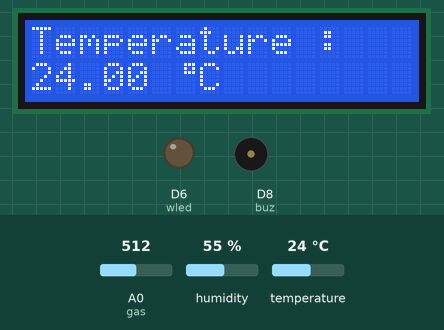
Bench run of a sketch on a simulated ESP8266 (NodeMCU). Parts: 16×2 character LCD, output pins drawn as LEDs (lit = HIGH), buzzer (waves = sounding, pin HIGH). The inputs (shaded band) are chosen by the test bench; at power-on: humidity 55 %, A0 (gas) = 512, temperature 24 °C. WiFi joins after 1.5 s; servers stay silent unless stated; what the sketch prints to the serial monitor is not drawn.

Above: at 5.0 s.
5.1 s: humidity set to 22 %
At 17.3 s:
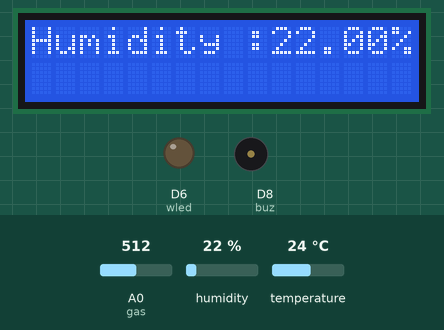
17.6 s: A0 (gas) set to 589
At 29.6 s:
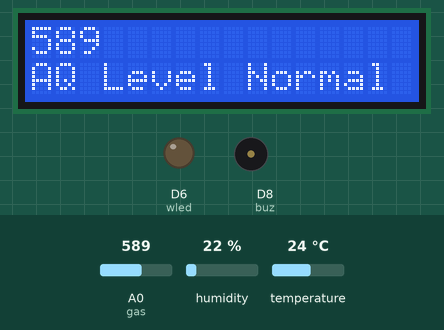
30.1 s: A0 (gas) set to 612
At 39.4 s:
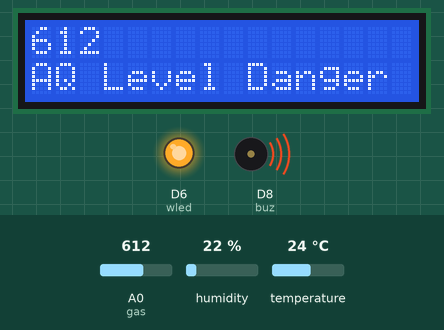
42.6 s: temperature set to 12 °C
At 52.6 s:
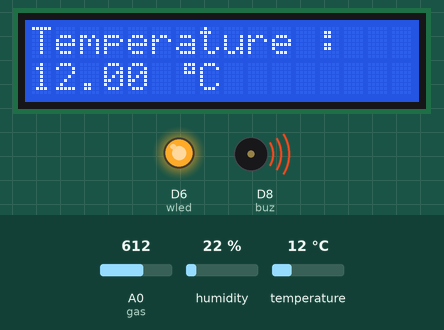
55.1 s: A0 (gas) set to 240
67.6 s: humidity set to 40 %
At 75.5 s:
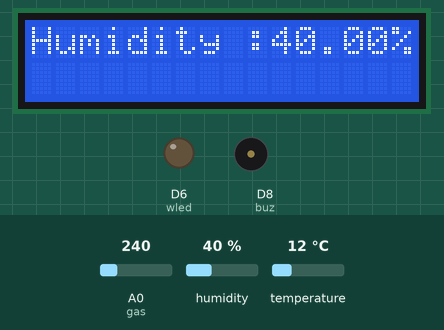
Timing chart, 0 to 77.0 s (numbered marks = the images above; inputs shaded):
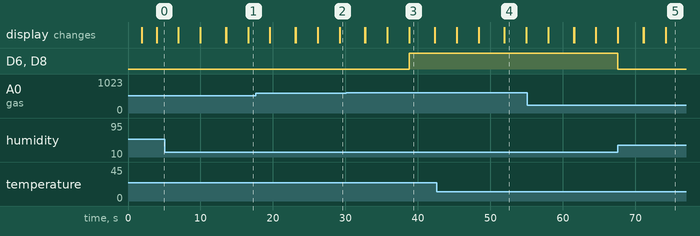

The sketch:

AirQualitySystem.ino
```cpp
#define BLYNK_TEMPLATE_ID "TMPLrOrPkVV1"
#define BLYNK_DEVICE_NAME "Air Quality Monitoring"
#define BLYNK_PRINT Serial

#include <LiquidCrystal_I2C.h>
#include <ESP8266WiFi.h>
#include <BlynkSimpleEsp8266.h>
#include "DHT.h"

LiquidCrystal_I2C lcd(0x3F, 16, 2);

  byte degree_symbol[8] = {
  0b00111,
  0b00101,
  0b00111,
  0b00000,
  0b00000,
  0b00000,
  0b00000,
  0b00000
  };

#define BLYNK_AUTH_TOKEN "EHKVga-Gc-tMX1OEENX-4KhQBk_-7aE7"

char auth[] = BLYNK_AUTH_TOKEN;

char ssid[] = "**********";
char pass[] = "**********";

BlynkTimer timer;

int gas = A0;
int sensorThreshold = 100;
int buz = D8;
int wled = D6;

#define DHTTYPE DHT11
#define dht_dpin 0

DHT dht(dht_dpin, DHTTYPE);

void sendSensor() {

  float h = dht.readHumidity();
  float t = dht.readTemperature();


  if (isnan(h) || isnan(t)) {
    Serial.println("Failed to read from DHT sensor!");
    return;
  }

  int analogSensor = analogRead(gas);

  Blynk.virtualWrite(V2, analogSensor);
  Serial.print("Gas Value: ");
  Serial.println(analogSensor);
  Blynk.virtualWrite(V0, t);
  Blynk.virtualWrite(V1, h);

  Serial.print("Temperature : ");
  Serial.print(t);
  Serial.print("    Humidity : ");
  Serial.println(h);
}

void setup() {

  pinMode(buz, OUTPUT);
  pinMode(wled, OUTPUT);

  Serial.begin(9600);

  //pinMode(gas, INPUT);
  Blynk.begin(auth, ssid, pass);
  dht.begin();

  timer.setInterval(30000L, sendSensor);

  lcd.begin();
  lcd.backlight();
  lcd.clear();
  lcd.setCursor(3, 0);
  lcd.print("Air Quality");
  lcd.setCursor(3, 1);
  lcd.print("Monitoring");
  delay(2000);
  lcd.clear();
}

void loop() {

  Blynk.run();
  timer.run();

  float h = dht.readHumidity();
  float t = dht.readTemperature();
  int gasValue = analogRead(gas);

  lcd.setCursor(0, 0);
  lcd.print("Temperature :");
  lcd.setCursor(0, 1);
  lcd.print(t);
  lcd.setCursor(6, 1);
  lcd.write(1);
  lcd.createChar(1, degree_symbol);
  lcd.setCursor(7, 1);
  lcd.print("C");
  delay(3000);
  lcd.clear();
  lcd.setCursor(0, 0);
  lcd.print("Humidity :");
  lcd.print(h);
  lcd.print("%");
  delay(3000);

  lcd.clear();
  lcd.setCursor(0, 0);
  lcd.print(gasValue);
  lcd.clear();

  if (gasValue < 250)
  {
    digitalWrite(buz, LOW);
    digitalWrite(wled, LOW);
    lcd.setCursor(0, 0);
    lcd.print("Air Quality: ");
    lcd.print(gasValue);
    lcd.setCursor(0, 1);
    lcd.print("AQ Level Fresh");
    Serial.println("AQ Level Fresh");
    delay(3500);
    lcd.clear();
  }
   else if (gasValue > 260 && gasValue < 600)
  {
    digitalWrite(buz, LOW);
    digitalWrite(wled, LOW);
    lcd.setCursor(0, 0);
    lcd.print(gasValue);
    lcd.setCursor(0, 1);
    lcd.print("AQ Level Normal");
    Serial.println("AQ Level Normal");
    delay(3500);
    lcd.clear();
  }
  else
  {
    digitalWrite(buz, HIGH);
    digitalWrite(wled, HIGH);
    lcd.setCursor(0, 0);
    lcd.print(gasValue);
    lcd.setCursor(0, 1);
    lcd.print("AQ Level Danger");
    Serial.println("AQ Level Danger");
    delay(3500);
    lcd.clear();
  }
}
```

Measured:
- the behaviour switches between 599 and 600 on A0 (gas) (found by bisection; images 2 and 3)
- after the input at 30.1 s, D6 (wled), D8 (buz): LOW → HIGH after 8.7 s; the display: first differs from a run without the input after 8.7 s (image 3)
- after the input at 55.1 s, D6 (wled), D8 (buz): HIGH → LOW after 12.5 s
- what the display in image 3 shows lasts 3.5 s, from 38.8 s to 42.3 s
- what the display in image 4 shows lasts 3.0 s, from 52.0 s to 55.0 s
